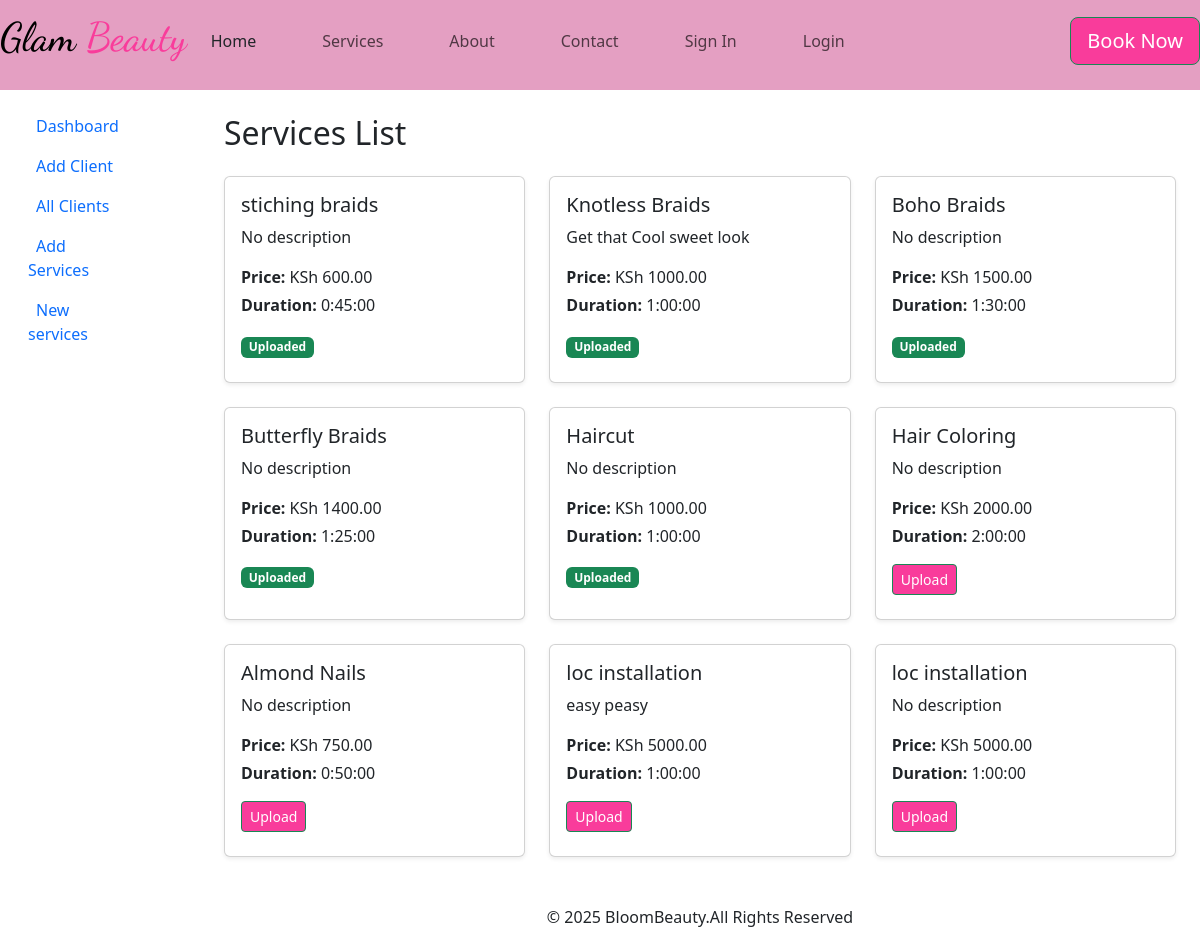
Page /serviceslist/ (signed in) on the committed database.
### cosmetics/models.py (models this page shows, shortened)
class Service(models.Model):
    CATEGORY_CHOICES = [
        ("Wig Installation", "Wig Installation"),
        ("Braided Hairstyles", "Braided Hairstyles"),
        ("Facial Services", "Facial Services"),
        ("Nail Art Design Services", "Nail Art Design Services"),
        ("Massage Services", "Massage Services"),
    ]
    name = models.CharField(max_length=200)
    description = models.TextField(null=True, blank=True)
    price = models.DecimalField(max_digits=8, decimal_places=2)
    duration = models.DurationField()
    category = models.CharField(max_length=50, choices=CATEGORY_CHOICES)
    is_active = models.BooleanField(default=False)
    image = models.ImageField(upload_to="services/", null=True, blank=True)

### cosmetics/views.py (the view)
# urls.py: path('serviceslist/', views.ServiceListView.as_view(), name='serviceslist'),
class ServiceListView(ListView):
    model = Service
    template_name = "servicelist.html"
    context_object_name = "services"

### cosmetics/templates/servicelist.html (shortened to what this page needs)
{% extends 'base.html' %}
{% load static %}
{% block content %}
<div class="container mt-4">
    <h2 class="mb-4">Services List</h2>
    <div class="row">
        {% for service in services %}
        <div class="col-md-4 mb-4">
            <div class="card h-100 shadow-sm">
                <div class="card-body">
                    <h5 class="card-title">{{ service.name }}</h5>
                    <p class="card-text">{{ service.description|default:"No description" }}</p>
                    <p class="mb-1"><strong>Price:</strong> KSh {{ service.price }}</p>
                    <p class="mb-3"><strong>Duration:</strong> {{ service.duration }}</p>
                    {% if service.is_active %}
                        <span class="badge bg-success mb-2">Uploaded</span>
                    {% else %}
                        <a href="{% url 'upload_service' service.id %}" class="btn btn-sm btn-success mb-2">Upload</a>
                    {% endif %}
                </div>
            </div>
        </div>
        {% empty %}
        <div class="col-12 text-center">
            <p class="text-muted">No services available.</p>
        </div>
        {% endfor %}
    </div>
</div>
{% endblock %}

### cosmetics/static/style.css (style rules this page uses)
:root { --bs-secondary: #ff6347; --bs-secondary-bg-rgb: 255, 99, 71; }
.btn { background-color: #f93c9b; ; }

### rows in the picture
Service: name "stiching braids", description "No description", price "600.00", duration "0:45:00", is_active "Uploaded"
Service: name "Knotless Braids", description "Get that Cool sweet look", price "1000.00", duration "1:00:00", is_active "Uploaded"
Service: name "Boho Braids", description "No description", price "1500.00", duration "1:30:00", is_active "Uploaded"
Service: name "Butterfly Braids", description "No description", price "1400.00", duration "1:25:00", is_active "Uploaded"
Service: name "Haircut", description "No description", price "1000.00", duration "1:00:00", is_active "Uploaded"
Service: name "Hair Coloring", description "No description", price "2000.00", duration "2:00:00", is_active "Upload"
Service: name "Almond Nails", description "No description", price "750.00", duration "0:50:00", is_active "Upload"
Service: name "loc installation", description "easy peasy", price "5000.00", duration "1:00:00", is_active "Upload"
Service: name "loc installation", description "No description", price "5000.00", duration "1:00:00", is_active "Upload"
